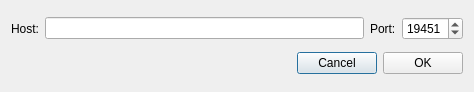
<?xml version="1.0" encoding="UTF-8"?>
<ui version="4.0">
 <class>NewNodeDialog</class>
 <widget class="QDialog" name="NewNodeDialog">
  <property name="windowModality">
   <enum>Qt::ApplicationModal</enum>
  </property>
  <property name="geometry">
   <rect>
    <x>0</x>
    <y>0</y>
    <width>474</width>
    <height>92</height>
   </rect>
  </property>
  <property name="windowTitle">
   <string>New remote node</string>
  </property>
  <layout class="QVBoxLayout" name="verticalLayout">
   <item>
    <layout class="QHBoxLayout" name="horizontalLayout">
     <item>
      <widget class="QLabel" name="label">
       <property name="text">
        <string>Host:</string>
       </property>
      </widget>
     </item>
     <item>
      <widget class="QLineEdit" name="m_hostEdit"/>
     </item>
     <item>
      <widget class="QLabel" name="label_2">
       <property name="text">
        <string>Port:</string>
       </property>
      </widget>
     </item>
     <item>
      <widget class="QSpinBox" name="m_portSpin">
       <property name="minimum">
        <number>1</number>
       </property>
       <property name="maximum">
        <number>65535</number>
       </property>
       <property name="value">
        <number>19451</number>
       </property>
      </widget>
     </item>
    </layout>
   </item>
   <item>
    <layout class="QHBoxLayout" name="horizontalLayout_2">
     <item>
      <spacer name="horizontalSpacer">
       <property name="orientation">
        <enum>Qt::Horizontal</enum>
       </property>
       <property name="sizeHint" stdset="0">
        <size>
         <width>40</width>
         <height>20</height>
        </size>
       </property>
      </spacer>
     </item>
     <item>
      <widget class="QPushButton" name="m_cancelButton">
       <property name="text">
        <string>Cancel</string>
       </property>
      </widget>
     </item>
     <item>
      <widget class="QPushButton" name="m_okButton">
       <property name="text">
        <string>OK</string>
       </property>
      </widget>
     </item>
    </layout>
   </item>
  </layout>
 </widget>
 <resources/>
 <connections>
  <connection>
   <sender>m_okButton</sender>
   <signal>clicked()</signal>
   <receiver>NewNodeDialog</receiver>
   <slot>accept()</slot>
   <hints>
    <hint type="sourcelabel">
     <x>500</x>
     <y>62</y>
    </hint>
    <hint type="destinationlabel">
     <x>276</x>
     <y>44</y>
    </hint>
   </hints>
  </connection>
  <connection>
   <sender>m_cancelButton</sender>
   <signal>clicked()</signal>
   <receiver>NewNodeDialog</receiver>
   <slot>reject()</slot>
   <hints>
    <hint type="sourcelabel">
     <x>417</x>
     <y>62</y>
    </hint>
    <hint type="destinationlabel">
     <x>276</x>
     <y>44</y>
    </hint>
   </hints>
  </connection>
 </connections>
</ui>
